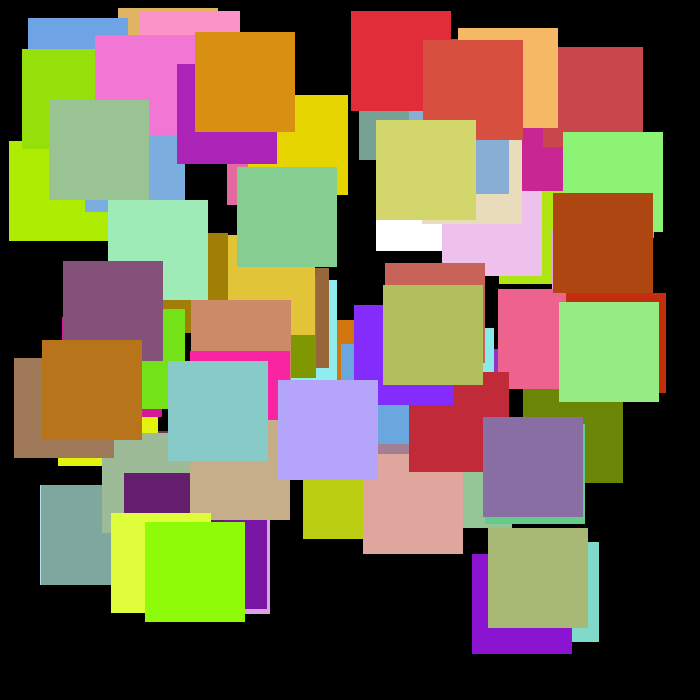
Frame 1 (no input)
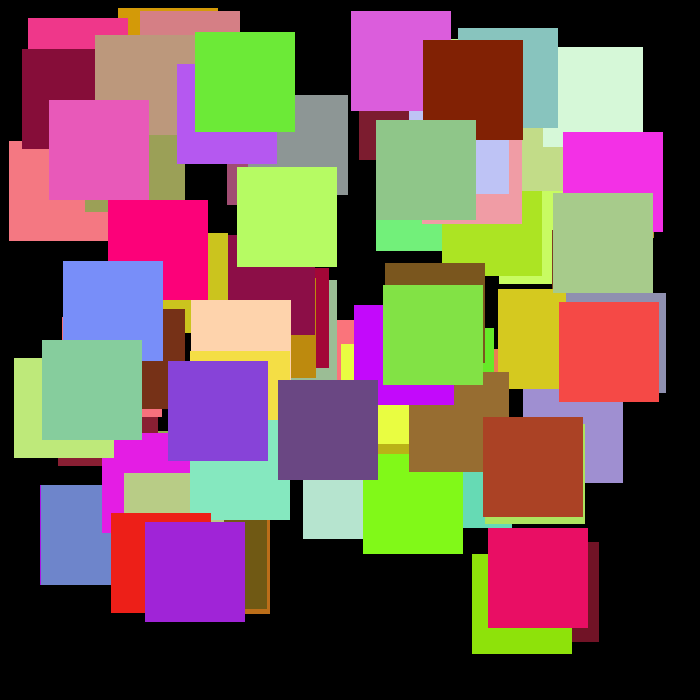
Frame 60 (the mouse pressed at the canvas centre just before this capture)
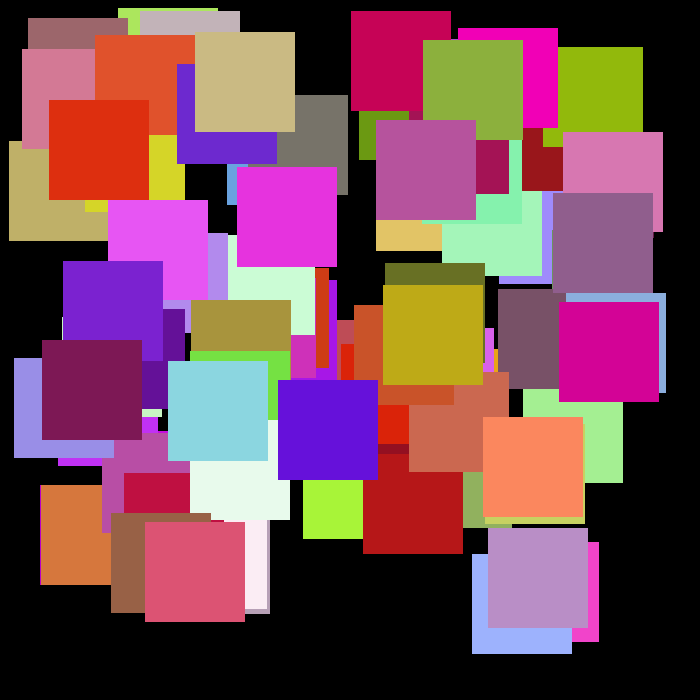
Frame 120 (the mouse held since frame 60 and released just before this capture)

The Processing sketch that drew these frames (run headless with seeded random() and noise(); from frame 60 on, the mouse is pressed at the canvas centre):

// Processing sketch: CHENYU1
// ── CHENYU1.pde
int[] arrayX; 
int[] arrayY;

void setup() {
  size(700, 700);
  background(0);
  noStroke();
  arrayX = new int[80];
  arrayY = new int[80]; 
  for (int i=0; i<80; i++) {
    arrayX[i] = int(random(0, 5*width/6));
    arrayY[i] = int(random(0, 5*height/6));
  }
}
void draw() {
  background(0);
  for (int i = 0; i< 80; i++) {

    rect(arrayX[i], arrayY[i], 100, 100);

    fill(random(100, 255), random(0, 255), random(0, 255));
  }
}
